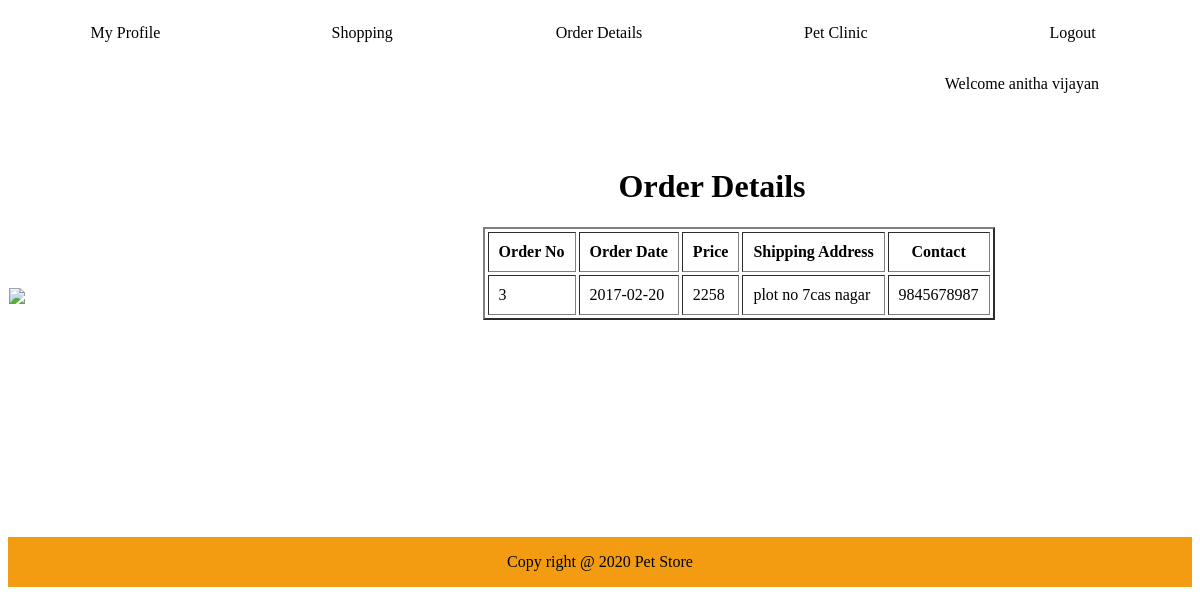
Page /Userorderinfo.php (signed in) on the committed database.
### tables this page shows
CREATE TABLE IF NOT EXISTS `orderinfo` (
  `orderno` int(11) NOT NULL auto_increment,
  `orderdate` date NOT NULL,
  `amount` int(11) NOT NULL,
  `cid` int(11) NOT NULL,
  `cname` varchar(60) NOT NULL,
  `shipaddress` varchar(60) NOT NULL,
  `contact` bigint(20) NOT NULL,
  `mail` varchar(60) NOT NULL,
  PRIMARY KEY  (`orderno`)
);

### Userorderinfo.php (the view, shortened to what this page needs)
<!DOCTYPE html PUBLIC "-//W3C//DTD XHTML 1.0 Transitional//EN" "http://www.w3.org/TR/xhtml1/DTD/xhtml1-transitional.dtd">
<html xmlns="http://www.w3.org/1999/xhtml">
<head>
</head>
<body>
<?php
include("DB.php");
?>
<form name="f" method="post" action="" onSubmit="mysubmit();">
<table  cellspacing="0" width="100%" border="0">
<tr  class="demo" height="50px">
<td class="aa" ><a href="Userprofile.php" class="ss">My Profile</a></td>
<td class="aa"><a href="Usershopping.php" class="ss">Shopping</a></td>
<td class="aa"><a href="Userorderinfo.php" class="ss">Order Details</a></td>
<td class="aa"><a href="Petclinic.php" class="ss">Pet Clinic</a></td>
<td class="aa"><a href="Home.php" class="ss">Logout</a></td>
</tr>
<tr>
<td colspan="5">
<p align="right">
<?php
if(isset($_SESSION['user']))
{
	echo "Welcome ".$_SESSION['user'];
}
?>
</p>
</td>
</tr>
<tr>
<td colspan="2">
<img src="images/d.png"   />
<br /><br />
<br /><br />
</td>
<td colspan="3"  >
<br /><br />
<p><h1>&nbsp;&nbsp;&nbsp;&nbsp;&nbsp;&nbsp;&nbsp;&nbsp;&nbsp;&nbsp;&nbsp;&nbsp;&nbsp;&nbsp;&nbsp;&nbsp;&nbsp;Order Details</h1></p>
<?php
$cid=$_SESSION['userid'];
if(!$con)
{
		echo "the connection error is ".mysqli_connect_error();
}
else
{
		$q="select *from orderinfo where cid=$cid";
		$result=mysqli_query($con,$q);
		echo "<table cellpadding='10' cellspacing='3' border='2'>";
		echo "<tr><th>Order No</th><th>Order Date</th><th>Price</th><th>Shipping Address</th><th>Contact</th></tr>";
		while($r=mysqli_fetch_assoc($result))
		{
			echo "<tr><td>".$r['orderno']."</td><td>".$r['orderdate']."</td><td>".$r['amount']."</td><td>".$r['shipaddress']."</td><td>".$r['contact']."</td></tr>";
		}
		echo "</table>";
		echo "<br><br>";
		echo "<br><br>";
		echo "<br><br>";
		echo "<br><br>";
		echo "<br><br>";
		echo "<br><br>";
}
?>
</td>
</tr>
<tr bgcolor="#f39c12" height="50">
<td colspan="5" align="center">
Copy right @ 2020 Pet Store
</td>
</tr>
</table>
</form>
</body>
</html>

### Userorderinfo.php (style rules this page uses)
.demo { background-image:url(images/bg-search-form.gif); background-size:100%100%; }
.ss { text-decoration:none; text-align:center; color:black; }
.aa { border-right:2px solid white; text-align:center; width:20%; }

### rows in the picture
orderinfo: orderno "3", orderdate "2017-02-20", amount "2258", shipaddress "plot no 7cas nagar", contact "9845678987"

### other values in the picture
$_SESSION['user'] "anitha vijayan"
